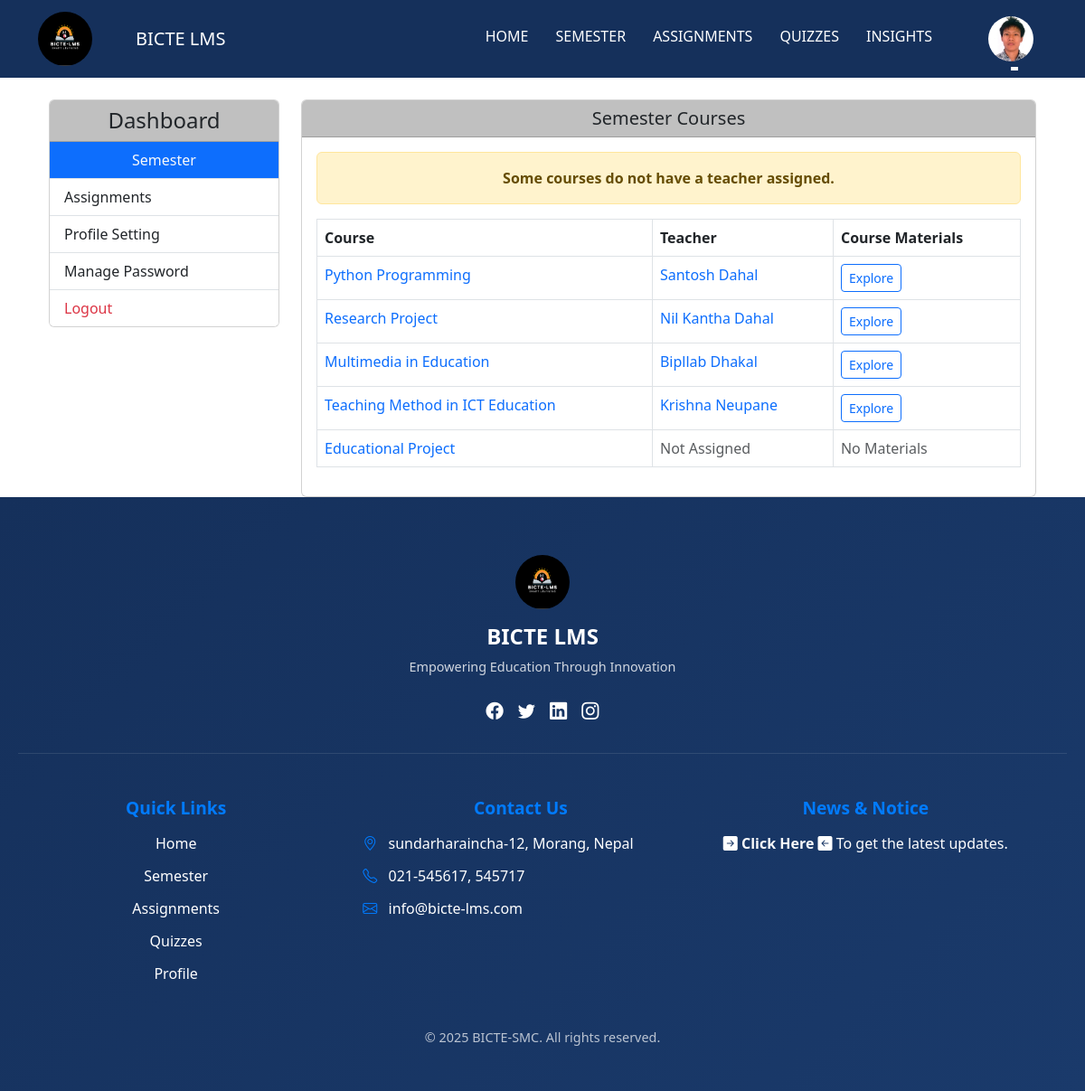
The page /api/student-dashboard/ (signed in) on the database its author committed.
### main/models.py (models this page shows, shortened)
class Student(models.Model):
    profile_picture = models.ImageField(upload_to='student_pics/', null=True, blank=True, default='no_image2.jpg')
    st_exam_roll_no = models.CharField(max_length=8, default='00000000')
    st_reg_no = models.CharField(max_length=40, default='0-0-000-00-0000')
    st_name = models.CharField(max_length=100)
    st_date_of_birth = models.DateField(null=True, blank=True)
    st_address = models.CharField(max_length=255)
    st_contact = models.CharField(max_length=15)
    enrollment_date = models.IntegerField(null=True, blank=True)
    st_email = models.EmailField(unique=True)
    st_password = models.CharField(max_length=128, default='studentSMC1')  # Default password
    st_gender = models.CharField(max_length=10, choices=[('Male', 'Male'), ('Female', 'Female'), ('Other', 'Other')], null=True, blank=True)
    st_father_name = models.CharField(max_length=100, null=True, blank=True)
    semester = models.ForeignKey('Semester', on_delete=models.CASCADE)
    email_sent = models.BooleanField(default=False)  # Track if email has been sent
    class Meta:
        verbose_name = "Student"
        verbose_name_plural = "Students"

class Course(models.Model):
    syllabus_file = models.FileField(upload_to='syllabus_files/', null=True, blank=True)
    subject_code = models.CharField(max_length=20)
    title = models.CharField(max_length=50)
    description = models.TextField()
    credits = models.IntegerField()
    is_elective = models.BooleanField(default=False, blank=True, null=True)
    semester = models.ForeignKey(Semester, on_delete=models.CASCADE)
    teacher = models.ForeignKey(Teacher, on_delete=models.SET_NULL, null=True, blank=True)
    class Meta:
        verbose_name = "Course"
        verbose_name_plural = "Courses"

class Teacher(models.Model):
    GENDER_CHOICES = [
        ('male', 'Male'),
        ('female', 'Female'),
        ('other', 'Other'),
    ]
    profile_picture = models.ImageField(upload_to='teacher_pics/', null=True, blank=True, default='images/default_profile_image.jpg')
    t_full_name = models.CharField(max_length=50)
    designation = models.CharField(max_length=100, default='Teacher Assistant')
    t_email = models.EmailField(max_length=100, unique=True)
    t_password = models.CharField(max_length=255)
    t_phone_number = models.CharField(max_length=40)
    t_address = models.CharField(max_length=100)
    hire_date = models.DateField()
    gender = models.CharField(max_length=10,choices=GENDER_CHOICES, verbose_name="Gender",
        default='male')
    class Meta:
        verbose_name = "Teacher"
        verbose_name_plural = "Teachers"

### main/views.py (the view)
# urls.py: path('student-dashboard/', views.StudentDashboard.as_view(), name='student-dashboard'),
class StudentDashboard(LoginRequiredMixin, TemplateView):
    template_name = 'student_template/st_dashboard.html'
    login_url = '/api/login/'
    def get_context_data(self, **kwargs):
        context = super().get_context_data(**kwargs)
        try:
            student = Student.objects.get(id=self.request.session.get('user_id'))
            context['student'] = student
            if student.semester:
                if student.semester.is_active:
                    courses = Course.objects.filter(semester=student.semester)
                    context['courses'] = courses
                    for course in courses:
                        if not course.teacher:
                            context['warning'] = 'Some courses do not have a teacher assigned.'
                else:
                    context['error'] = 'You are not enrolled in an active semester. Please contact the administrator.'
                    context['courses'] = []
            else:
                context['error'] = 'You are not enrolled in any semester. Please contact the administrator.'
                context['courses'] = []
        except Student.DoesNotExist:
            context['error'] = 'Student not found. Please log in again.'
        return context

### templates/student_template/st_dashboard.html (shortened to what this page needs)
{% extends 'student_template/st_base_template.html' %} {% block title %} Student-Dashboard - BICTESMC {% endblock %} {% block content %}
<div class="container mt-4">
    <div class="row">
        <aside class="col-md-3">
            <div class="card">
                <h4 class="card-header text-dark text-center" style="background-color: #c0c0c0">
                    Dashboard
                </h4>
                <div class="list-group list-group-flush">
                    <a href="/api/student-dashboard/" class="list-group-item list-group-item-action bg-primary text-light text-center">
                        Semester
                    </a>
                    <a href="/api/student-dashboard-assignment/" class="list-group-item list-group-item-action">
                        Assignments
                    </a>
                    <a href="/api/student-profile-setting/" class="list-group-item list-group-item-action">
                        Profile Setting
                    </a>
                    <a href="/api/change-student-account-password/" class="list-group-item list-group-item-action">
                        Manage Password
                    </a>
                    <a href="/" class="list-group-item list-group-item-action text-danger">
                        Logout
                    </a>
                </div>
            </div>
        </aside>
        <section class="col-md-9 mt-4 mt-md-0">
            <div class="card">
                <h5 class="card-header text-center" style="background-color: #c0c0c0">
                    Semester Courses
                </h5>
                <div class="card-body">
                    {% if error %}
                    <div class="alert alert-danger text-center fw-bold" role="alert">
                        {{ error }}
                    </div>
                    {% elif warning %}
                    <div class="alert alert-warning text-center fw-bold" role="alert">
                        {{ warning }}
                    </div>
                    {% endif %} {% if courses %}
                    <table class="table table-bordered">
                        <thead>
                            <tr>
                                <th>Course</th>
                                <th>Teacher</th>
                                <th>Course Materials</th>
                            </tr>
                        </thead>
                        <tbody>
                            {% for course in courses %}
                            <tr>
                                <td>
                                    <a class="text-decoration-none" href="{% url 'st-course-detail' course.id %}">
                                            {{ course.title }}
                                        </a>
                                </td>
                                <td>
                                    {% if course.teacher %}
                                    <a class="text-decoration-none" href="{% url 'student-teacher-detail' course.teacher.id %}">
                                      {{ course.teacher.t_full_name }}
                                    </a> {% else %}
                                    <span class="text-muted">Not Assigned</span> {% endif %}
                                </td>
                                <td>
                                    {% if course.materials.all %}
                                    <a href="#" class="btn btn-sm btn-outline-primary">Explore</a> {% else %}
                                    <span class="text-muted">No Materials</span> {% endif %}
                                </td>
                            </tr>
                            {% endfor %}
                        </tbody>
                    </table>
                    {% else %}
                    <div class="alert alert-info text-center fw-bold" role="alert">
                        No courses available for the current semester.
                    </div>
                    {% endif %}
                </div>
            </div>
        </section>
    </div>
</div>
{% endblock %}

### templates/student_template/st_base_template.html (shortened to what this page needs)
<!DOCTYPE html>
<html lang="en">
<head>
    <link rel="stylesheet" href="https://cdn.jsdelivr.net/npm/bootstrap-icons@1.11.3/font/bootstrap-icons.min.css">
    <link href="https://cdn.jsdelivr.net/npm/bootstrap@5.3.0/dist/css/bootstrap.min.css" rel="stylesheet" />
</head>
<body>
    {% load static %}
    <nav class="navbar navbar-expand-lg navbar-dark bg-dark">
        <div class="container">
            <div class="navbar-logo">
                <img class="mt-auto mb-auto" src="{% static 'images/main_logo.png' %}" alt="Logo" />
            </div>
            <a class="navbar-brand ms-5" href="#">BICTE LMS</a>
            <div class="collapse navbar-collapse" id="navbarNav">
                <ul class="navbar-nav ms-auto this_pading">
                    <li class="nav-item custom-padding dropdown">
                        <a class="nav-link {% if request.path == '/api/student-home/' %}active{% endif %}" href="/api/student-home/">Home</a>
                    </li>
                    <li class="nav-item custom-padding">
                        <a class="nav-link {% if request.path == '/api/st-semester-view/' %}active{% endif %}" href="/api/st-semester-view/{{ student.semester.id }}/">Semester</a
              >
            </li>
              <li class="nav-item custom-padding">
                        <a class="nav-link {% if request.path == '/api/student-assignment-view/' %}active{% endif %}" href="/api/student-assignment-view/">Assignments</a>
                    </li>
                    <li class="nav-item custom-padding">
                        <a class="nav-link {% if request.path == '/api/leaderboard/' %}active{% endif %}" href="/api/leaderboard/">Quizzes</a
              >
            </li>
            <li class="nav-item custom-padding dropdown">
              <a
                class="nav-link {% if request.path == '#' %}active{% endif %}"
                href="#"
                >Insights</a
              >
            </li>
              </ul>
            <li class="nav-item dropdown user_profile">
              <a
                class="nav-link dropdown-toggle no-hover"
                href="#"
                id="navbarDropdown"
                role="button"
                data-bs-toggle="dropdown"
                aria-expanded="false"
              >
                {% if student.profile_picture %}
                <img
                  src="{{ student.profile_picture.url }}"
                  alt="Profile Picture"
                  class="rounded-circle"
                  style="width: 50px; height: 50px"
                />
                {% endif %}
              </a>
            </li>
        </div>
      </div>
    </nav>
    <div class="container mt-4">{% block content %}{% endblock %}</div>
    <footer class="footer-section">
      <div class="footer-container">
          <div class="footer-top">
              <div class="footer-brand">
                  <div class="navbar-logo">
                      <a href="#">
                        <img src="{% static 'images/main_logo.png' %}" alt="Logo" />
                      </a>
            </div>
            <h3 class="brand-name" style="color:white !important;">BICTE LMS</h3>
            <p class="brand-tagline">Empowering Education Through Innovation</p>
            <div class="social-icons">
                <a href="#" class="social-icon"><i class="bi bi-facebook"></i></a>
                <a href="#" class="social-icon"><i class="bi bi-twitter"></i></a>
                <a href="#" class="social-icon"><i class="bi bi-linkedin"></i></a>
                <a href="#" class="social-icon"><i class="bi bi-instagram"></i></a>
            </div>
        </div>
        </div>
        <div class="footer-links mt-5 pe-5" style=" justify-content: center;  ">
            <div class="links-column" style=" text-align: center;">
                <h4 class="links-title">Quick Links</h4>
                <ul>
                    <li><a href="/api/student-home/">Home</a></li>
                    <li>
                        {% if student.semester %}
                        <a href="{% url 'st-semester-view' student.semester.id %}">Semester</a> {% else %}
                        <span class="text-muted error_semester ">Semester (Not Assigned)</span> {% endif %}
                    </li>
                    <li><a href="/api/student-assignment/">Assignments</a></li>
                    <li><a href="/api/leaderboard/">Quizzes</a></li>
                    <li><a href="/api/student-profile/">Profile</a></li>
                </ul>
            </div>
            <div class="links-column">
                <h4 class="links-title  text-center">Contact Us</h4>
                <ul>
                    <li><i class="bi bi-geo-alt"></i> sundarharaincha-12, Morang, Nepal</li>
                    <li><i class="bi bi-telephone"></i> 021-545617, 545717</li>
                    <li><i class="bi bi-envelope"></i> info@bicte-lms.com</li>
                </ul>
            </div>
            <div class="links-column">
                <h4 class="links-title text-center">News &amp; Notice</h4>
                <p class=" text-center bi bi-arrow-right-square-fill">
                    <a href="/api/student-notice-list/" class="text-decoration-none text-light fw-bold"> Click Here </a><span class="bi bi-arrow-left-square-fill"> To get the latest updates</span>.</p>
            </div>
        </div>
        <div class="footer-bottom">
            <p>&copy; <span id="current-year"></span> BICTE-SMC. All rights reserved.</p>
        </div>
        </div>
        </footer>
</body>
</html>

### templates/student_template/st_base_template.html (style rules this page uses)
.navbar-logo img { width: 60px; height: 60px; border-radius: 50%; transition: transform 0.3s ease; }
.navbar { background-color: #15305b !important; }
.navbar .navbar-nav .nav-link { color: #fff !important; font-weight: 500; padding: 10px 15px; text-transform: uppercase; transition: all 0.3s ease; position: relative; }
.navbar .navbar-nav .nav-link::after { content: ''; position: absolute; width: 0; height: 2px; background: white; bottom: 0; left: 50%; transform: translateX(-50%); transition: width 0.3s ease; }
.custom-padding { padding-top: 10px; }
.user_profile { padding-left: 2rem; }
.footer-section { background: linear-gradient(135deg, #15305b, #1a3a6b); color: #fff; padding: 4rem 0 2rem 0; position: relative; overflow: hidden; }
.footer-container { max-width: 1200px; margin: 0 auto; padding: 0 20px; }
.footer-top { display: flex; flex-wrap: wrap; gap: 2rem; padding-bottom: 2rem; border-bottom: 1px solid rgba(255, 255, 255, 0.1); }
.footer-brand { flex: 1; min-width: 250px; display: flex; flex-direction: column; align-items: center; text-align: center; }
.navbar-logo img { width: 60px; height: 60px; border-radius: 50%; margin-bottom: 1rem; }
.brand-name { font-size: 1.5rem; font-weight: bold; margin-bottom: 0.5rem; }
.brand-tagline { font-size: 0.9rem; color: rgba(255, 255, 255, 0.8); margin-bottom: 1.5rem; }
.social-icons { display: flex; gap: 1rem; justify-content: center; }
.social-icon { color: #fff; font-size: 1.2rem; transition: transform 0.3s ease, color 0.3s ease; }
.footer-links { flex: 2; display: flex; gap: 2rem; flex-wrap: wrap; }
.links-column { flex: 1; min-width: 150px; }
.links-title { font-size: 1.2rem; font-weight: bold; margin-bottom: 1rem; color: #007bff; }
.links-column ul { list-style: none; padding: 0; }
.links-column ul li { margin-bottom: 0.75rem; }
.links-column ul li a { color: #fff; text-decoration: none; transition: color 0.3s ease; }
.links-column ul li i { margin-right: 0.5rem; color: #007bff; }
.footer-bottom { text-align: center; padding-top: 2rem; font-size: 0.9rem; color: rgba(255, 255, 255, 0.7); }

### rows shown on the page
Student: profile_picture (picture)
Course: title "Python Programming", teacher.t_full_name "Santosh Dahal", shows "Explore"
Course: title "Research Project", teacher.t_full_name "Nil Kantha Dahal", shows "Explore"
Course: title "Multimedia in Education", teacher.t_full_name "Bipllab Dhakal", shows "Explore"
Course: title "Teaching Method in ICT Education", teacher.t_full_name "Krishna Neupane", shows "Explore"
Course: title "Educational Project", shows "Not Assigned", shows "No Materials"

### other values the page prints
{{ warning }} "Some courses do not have a teacher assigned."
